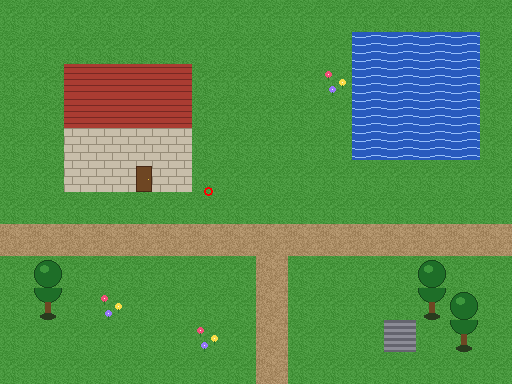
#> input picture docs/spec/examples/renders/board.png, 512 x 384 px
$ python -i render.py   (imports and definitions only)
#> lines starting #> are read from the running program, lines starting #| are printed output that depends on the picture
#!/usr/bin/env python3
"""Independent 2-D, isometric and lit-board oracle for tickets 4.4, 4.17 and 4.33.

This module deliberately imports only Pillow and the format readers published in
``docs/spec/tools/rpgtk_formats.py``. It consumes versioned JSON scene data and
renders RGBA PNGs using integer pixel operations. ``--check`` validates the
schema, regenerates every committed PNG, and compares decoded pixels.
"""
from __future__ import annotations

import argparse
import json
import os
import math
import re
import sys
from pathlib import Path
from typing import Any

from PIL import Image, ImageDraw

ROOT = Path(__file__).resolve().parents[3]
sys.path.insert(0, str(ROOT / "docs" / "spec" / "tools"))
import rpgtk_formats as F  # noqa: E402

SCENE_DIR = ROOT / "golden" / "scenes"
PNG_DIR = ROOT / "golden" / "reference"
LEDGER = ROOT / "golden" / "ledger.json"


def fail(message: str) -> None:
    raise ValueError(message)


# [48 lines left out: functions _pair, validate_scene, not called in this run]


def load_scene(path: Path) -> dict[str, Any]:
    with path.open(encoding="utf-8") as handle:
        return validate_scene(json.load(handle), str(path))


# [63 lines left out: functions trace, board_model, not called in this run]


FIXED = 1_000_000
MAX_TINT = 1020


def _clamp(value: int, minimum: int, maximum: int) -> int:
    return max(minimum, min(maximum, value))


def _interpolate(start: int, end: int, weight: int) -> int:
    return start + int((end - start) * weight / FIXED)


# [39 lines left out: functions _colour_at, _projection, _ellipse_weight, not called in this run]


def _point_on_segment(point: tuple[int, int], a: list[int], b: list[int]) -> bool:
    cross = (point[0] - a[0]) * (b[1] - a[1]) - (point[1] - a[1]) * (b[0] - a[0])
    return cross == 0 and min(a[0], b[0]) <= point[0] <= max(a[0], b[0]) and min(a[1], b[1]) <= point[1] <= max(a[1], b[1])


# [41 lines left out: functions _inside_polygon, _light_tint, _baked_light_records, not called in this run]

_palette: list[tuple[int, int, int]] | None = None


# [60 lines left out: functions dos_palette, tile_image, resolve_tile, not called in this run]


def _iso_mask(x: int, y: int) -> bool:
    k = y if y <= 15 else 31 - y
    return 31 - 2 * k <= x <= 32 + 2 * k


def _round_half_up(numerator: int, denominator: int = 1) -> int:
    """Round an integer ratio to nearest, resolving .5 toward +infinity."""
    return (numerator * 2 + denominator) // (2 * denominator)


# [73 lines left out: functions project_2d_tile, board_pixel_size, tile_pixel, apply_tint, bitmap_image, not called in this run]


def render(scene: dict[str, Any]) -> Image.Image:
    board_path = ROOT / scene["boardFiles"][0]
    model = board_model(board_path)
    expected_layout = "iso-rotated" if model["coordType"] & 3 == 2 else "iso-stacked" if model["coordType"] & 1 else "2d"
    if scene.get("layout", "2d") != expected_layout:
        fail(f"{scene['name']}: layout does not match board coordType")
    project = board_path.parent.parent
    asset_dirs = tuple((ROOT / path).parent for path in scene["boardFiles"][1:])
    board_size = board_pixel_size(model)
    board = Image.new("RGBA", board_size, (model.get("bkgColor", 0) & 255, (model.get("bkgColor", 0) >> 8) & 255, (model.get("bkgColor", 0) >> 16) & 255, 255))
    cells = model["cells"]
    include = scene["view"]["include"]
    ambient = tuple(scene["ambient"][i] + model.get(("ambient r", "ambient g", "ambient b")[i], 0) for i in range(3))
    stored_shades = model["shades"]
    dynamic_shades: list[list[int]] = []
    if include["shading"] and model["lights"]:
        # Lights are a distinct cast-layer-zero shading layer. Stored shade
        # layers retain their own cast-layer threshold rather than being
        # flattened ahead of the newly baked light records.
        dynamic_shades = _baked_light_records(model, model["sizeX"], model["sizeY"])
        model["shades"] = dynamic_shades
    elif not include["shading"]:
        model["shades"] = []
    else:
        dynamic_shades = model["shades"]
    rotated = model["coordType"] & 3 == 2
    iso = model["coordType"] & 3 in (1, 2)
    grid_width = model["sizeX"] + model["sizeY"] if rotated else model["sizeX"]
    grid_height = grid_width if rotated else model["sizeY"]
    cells_per_layer = grid_width * grid_height
    draw_tiles: list[tuple[tuple[int, int, int, int], Image.Image, tuple[int, int, int], tuple[int, int]]] = []
    for index, tile_ref in enumerate(cells):
        if not tile_ref or index >= cells_per_layer * model["sizeL"]:
            continue
        layer, rem = divmod(index, cells_per_layer)
        y, x = divmod(rem, grid_width)
        ref = model["lut"][tile_ref] if tile_ref < len(model["lut"]) else ""
        tile = resolve_tile(project, ref, scene["tick"], asset_dirs)
        if tile is None:
            continue
        if iso and tile.size == (32, 32):
            tile = project_2d_tile(tile)
        tint = ambient
        if include["shading"] and model["shades"]:
            shade_index = y * grid_width + x
            cursor = 0
            shade = (0, 0, 0)
            for count, r, g, b in model["shades"]:
                if cursor <= shade_index < cursor + count:
                    shade = (r, g, b)
                    break
                cursor += count
            tint = tuple(tint[i] + shade[i] for i in range(3))
        if include["shading"] and model["lights"] and layer < 2 and stored_shades:
            cursor = 0
            shade = (0, 0, 0)
            for count, r, g, b in stored_shades:
                if cursor <= shade_index < cursor + count:
                    shade = (r, g, b)
                    break
                cursor += count
            tint = tuple(tint[i] + shade[i] for i in range(3))
        if iso:
            px, py = tile_pixel(model, x + 1, y + 1)
            # Paint each isometric layout in projected screen order. The
            # stacked and rotated boards have different centre formulas, but
            # both use the same layer -> y -> x painter's key.
            draw_tiles.append(((layer, py, px, index), tile, tint, (px - 32, py - 16)))
        else:
            draw_tiles.append(((layer, y, x, index), tile, tint, (x * 32, y * 32)))
    # Layer order (board.md#drawing-order-and-effects): a sprite draws on its own layer, so
    # it is already in place when the tiles of the next layer are painted.
    sprites = sorted(scene["sprites"], key=lambda item: (item["layer"], item["y"], item["drawId"])) if include["sprites"] else []
    draw = ImageDraw.Draw(board, "RGBA")
    # [6 lines left out: function draw_sprites, not called in this run]
    ordered = sorted(draw_tiles, key=lambda item: item[0])
    for tile_layer in range(model["sizeL"]):
        for key, tile, tint, position in ordered:
            if key[0] == tile_layer:
                board.alpha_composite(apply_tint(tile, tint), position)
        draw_sprites(lambda layer, number=tile_layer + 1: layer <= 1 if number == 1 else layer == number)
    draw_sprites(lambda layer: layer > model["sizeL"])
    if include["images"]:
        for image in model["images"]:
            if image.get("file"):
                bitmap = bitmap_image(project, image["file"], scene["tick"])
                if bitmap: board.alpha_composite(bitmap, (image.get("x", 0), image.get("y", 0)))
        for image in scene["view"].get("layerImages", []):
            bitmap = bitmap_image(project, image["file"], scene["tick"])
            if bitmap:
                if image["type"] == "stretch": bitmap = bitmap.resize(board.size, Image.Resampling.NEAREST)
                board.alpha_composite(bitmap, (image.get("x", 0), image.get("y", 0)))
    for blit in scene["view"].get("blits", []):
        x, y, width, height = blit["rect"]
        alpha = blit.get("alpha", 255)
        overlay = Image.new("RGBA", (width, height), (255, 255, 255, alpha) if blit["mode"] == "additive" else (0, 0, 0, alpha))
        board.alpha_composite(overlay, (x, y))
    viewport = tuple(scene["view"]["viewport"])
    camera = tuple(scene["view"]["camera"])
    if scene["view"].get("smallBoard") == "center-if-small":
        offset = ((viewport[0] - board.width) // 2, (viewport[1] - board.height) // 2)
    else:
        camera = (
            max(0, min(camera[0], max(0, board.width - viewport[0]))),
            max(0, min(camera[1], max(0, board.height - viewport[1]))),
        )
        offset = (-camera[0], -camera[1])
    out = Image.new("RGBA", viewport, (0, 0, 0, 255))
    out.alpha_composite(board, offset)
    return out


# [63 lines left out: functions compare_pixels, check, main, not called in this run]


# [2 lines not run here, left out]

>>> import cv2
>>> picture = cv2.imread('../../../docs/spec/examples/renders/board.png', cv2.IMREAD_GRAYSCALE)
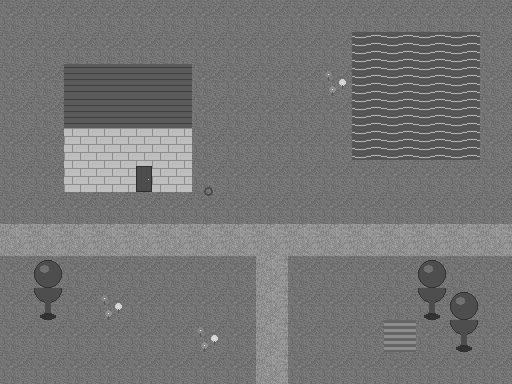
#> picture: shape (384, 512); min 46, max 255, mean 117.6
#> (the run stopped early here; a loop or call above may not have finished)
